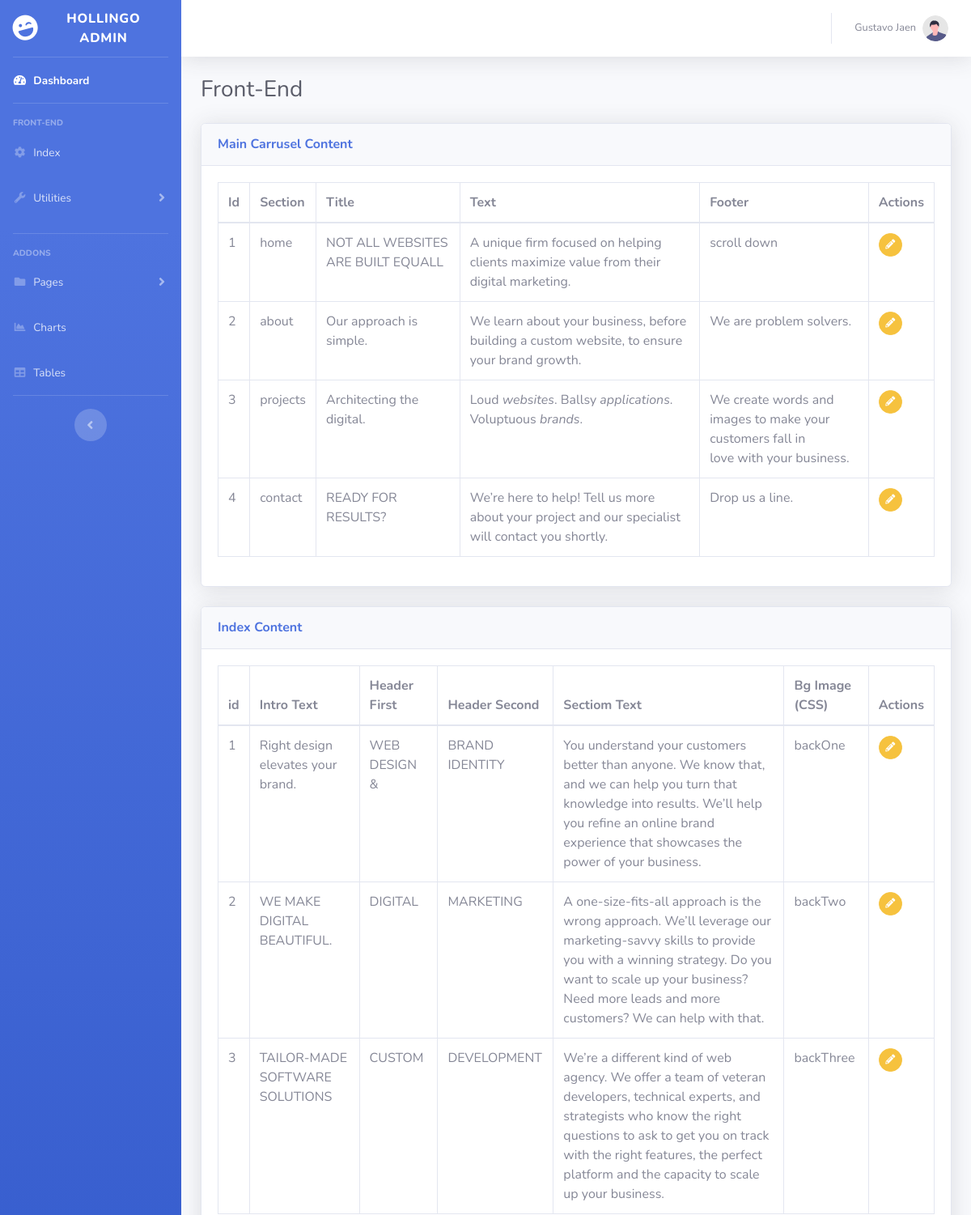
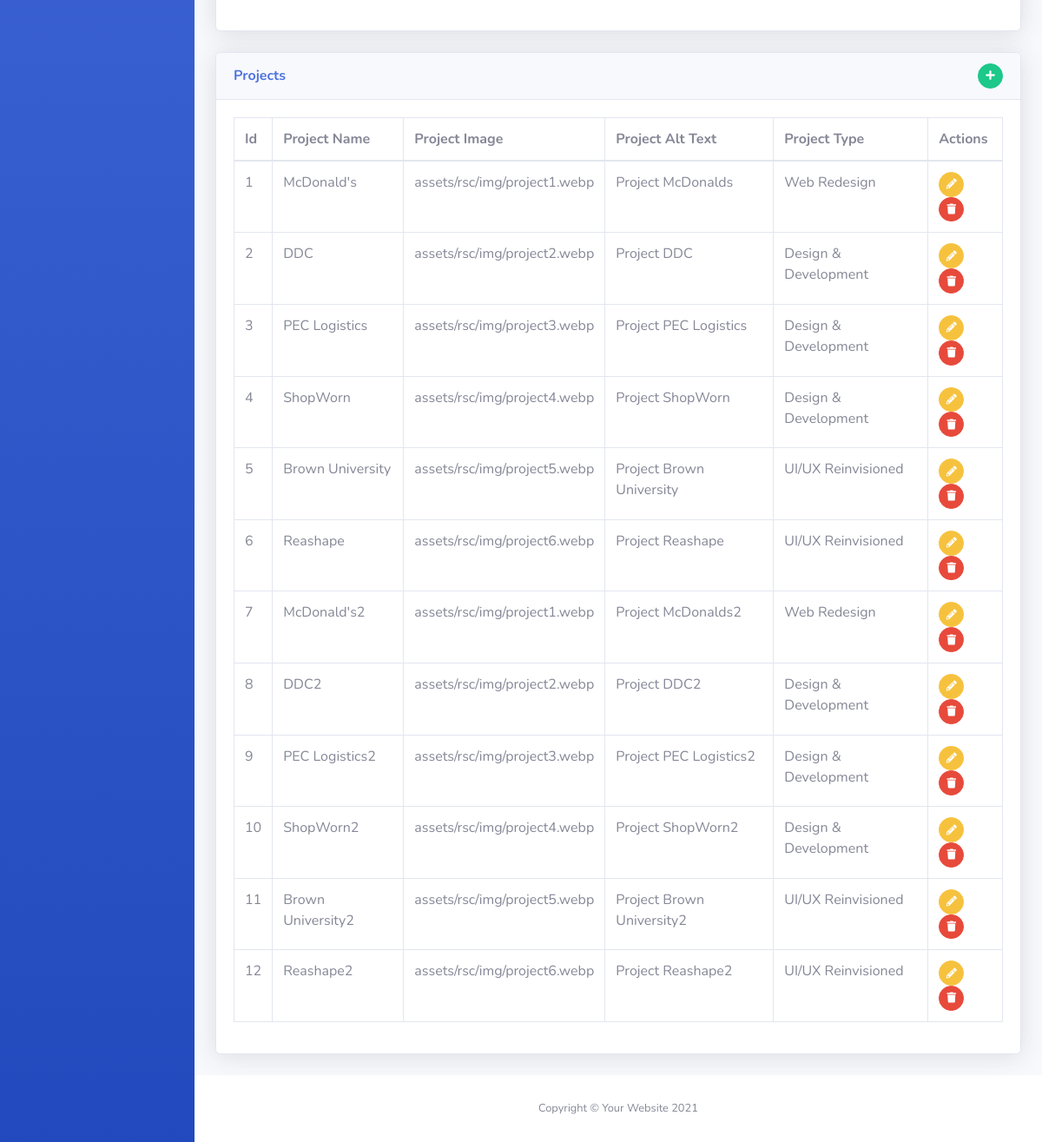
/admin/frontIndex.php (signed in), run on the app's committed database (2 pictures, top to bottom).
### tables this page shows
CREATE TABLE `inicio` (
  `id` int(11) NOT NULL,
  `seccion` text NOT NULL,
  `title` text NOT NULL,
  `texto` text NOT NULL,
  `footer` text NOT NULL,
  `imagen` text NOT NULL
);

CREATE TABLE `sectioninicio` (
  `id` int(11) NOT NULL,
  `section_id` text NOT NULL,
  `index_no` text NOT NULL,
  `index_no_attr` text NOT NULL,
  `section_text` text NOT NULL,
  `intro_first_text` text NOT NULL,
  `section_h2_first` text NOT NULL,
  `section_h2_second` text NOT NULL,
  `section_text_p` text NOT NULL,
  `intro_content_scroll` text NOT NULL,
  `bg_image` text NOT NULL
);

CREATE TABLE `projects` (
  `id` int(11) NOT NULL,
  `project_img` text NOT NULL,
  `project_alt` text NOT NULL,
  `project_type` text NOT NULL,
  `project_type_class` text NOT NULL,
  `project_name` text NOT NULL
);

### admin/frontIndex.php (the view, shortened to what this page needs)
<?php
require '../includes/conexion.php';
?>
<!DOCTYPE html>
<html lang="en">
<head>
    <link href="vendor/fontawesome-free/css/all.min.css" rel="stylesheet" type="text/css">
    <link href="css/sb-admin-2.min.css" rel="stylesheet">
</head>
<body id="page-top">
    <div id="wrapper">
        <ul class="navbar-nav bg-gradient-primary sidebar sidebar-dark accordion" id="accordionSidebar">
            <a class="sidebar-brand d-flex align-items-center justify-content-center" href="index.php">
                <div class="sidebar-brand-icon rotate-n-15">
                    <i class="fas fa-laugh-wink"></i>
                </div>
                <div class="sidebar-brand-text mx-3">Hollingo Admin</div>
            </a>
            <hr class="sidebar-divider my-0">
            <form action="" method="POST" name="menu">
            <li class="nav-item active">
                <a class="nav-link" href="index.php">
                    <i class="fas fa-fw fa-tachometer-alt"></i>
                    <span>Dashboard</span></a>
            </li>
            <hr class="sidebar-divider">
            <div class="sidebar-heading">
                Front-End
            </div>
            <li class="nav-item">
                <button class="nav-link bg-transparent border-0" type="submit" name="cmsIndex">
                    <i class="fas fa-fw fa-cog"></i>
                    <span>Index</span>
                </button>
            </li>
            <li class="nav-item">
                <a class="nav-link collapsed" href="#" data-toggle="collapse" data-target="#collapseUtilities"
                    aria-expanded="true" aria-controls="collapseUtilities">
                    <i class="fas fa-fw fa-wrench"></i>
                    <span>Utilities</span>
                </a>
            </li>
            </form>
            <hr class="sidebar-divider">
            <div class="sidebar-heading">
                Addons
            </div>
            <li class="nav-item">
                <a class="nav-link collapsed" href="#" data-toggle="collapse" data-target="#collapsePages"
                    aria-expanded="true" aria-controls="collapsePages">
                    <i class="fas fa-fw fa-folder"></i>
                    <span>Pages</span>
                </a>
            </li>
            <li class="nav-item">
                <a class="nav-link" href="charts.html">
                    <i class="fas fa-fw fa-chart-area"></i>
                    <span>Charts</span></a>
            </li>
            <li class="nav-item">
                <a class="nav-link" href="tables.html">
                    <i class="fas fa-fw fa-table"></i>
                    <span>Tables</span></a>
            </li>
            <hr class="sidebar-divider d-none d-md-block">
            <div class="text-center d-none d-md-inline">
                <button class="rounded-circle border-0" id="sidebarToggle"></button>
            </div>
        </ul>
        <div id="content-wrapper" class="d-flex flex-column">
            <div id="content">
                <nav class="navbar navbar-expand navbar-light bg-white topbar mb-4 static-top shadow">
                    <ul class="navbar-nav ml-auto">
                        <li class="nav-item dropdown no-arrow">
                            <a class="nav-link dropdown-toggle" href="#" id="userDropdown" role="button"
                                data-toggle="dropdown" aria-haspopup="true" aria-expanded="false">
                                <span class="mr-2 d-none d-lg-inline text-gray-600 small"><?php echo $_SESSION['nameUser'].' '.$_SESSION['lastUser']?></span>
                                <img class="img-profile rounded-circle"
                                    src="img/undraw_profile.svg">
                            </a>
                        </li>
                    </ul>
                </nav>
                <div class="container-fluid">
                    <div class="d-sm-flex align-items-center justify-content-between mb-4">
                        <h1 class="h3 mb-0 text-gray-800">Front-End</h1>
                    </div>
<?php
    include 'carrusel.php';
    include 'indexConent.php';
?>
<div class="card shadow mb-4">
    <div class="card-header d-flex justify-content-between align-items-center">
        <h6 class="m-0 font-weight-bold text-primary">Projects</h6>
        <a href="#collapseCardProject" class="btn btn-success btn-circle btn-sm collapsed" data-toggle="collapse" role="button" aria-expanded="false" aria-controls="collapseCardExample">
            <i class="fas fa-plus"></i>
        </a>
    </div>
    <div class="card-body">
        <div class="table-responsive">
            <table class="table table-bordered" id="dataTable" width="100%" cellspacing="0">
                <thead>
                    <tr>
                        <th>Id</th>
                        <th>Project Name</th>
                        <th>Project Image</th>
                        <th>Project Alt Text</th>
                        <th>Project Type</th>
                        <th>Actions</th>
                    </tr>
                </thead>
                <tbody>
                    <?php
                        $sqlProjects = 'SELECT * from Projects';
                        $queryProjects = mysqli_query($conectar, $sqlProjects);
                        while($rowProjects = mysqli_fetch_assoc($queryProjects)){
                            echo '
                                <tr>
                                    <td>'.$rowProjects['id'].'</td>
                                    <td>'.$rowProjects['project_name'].'</td>
                                    <td>'.$rowProjects['project_img'].'</td>
                                    <td>'.$rowProjects['project_alt'].'</td>
                                    <td>'.$rowProjects['project_type'].'</td>
                                    <td>
                                        <button type="button" class="btn btn-warning btn-circle btn-sm" data-toggle="modal" data-target="#modal'.$rowProjects['id'].'">
                                            <i class="fas fa-pencil-alt"></i>
                                        </button>
                                        <button type="button" class="btn btn-danger btn-circle btn-sm" data-toggle="modal" data-target="#modalDelete'.$rowProjects['id'].'">
                                            <i class="fas fa-trash"></i>
                                        </button>
                                    </td>
                                </tr>
                            ';
                        }
                    ?>
                    </tbody>
                </table>
            </div>
        </div>
    </div>
                </div>
            </div>
            <footer class="sticky-footer bg-white">
                <div class="container my-auto">
                    <div class="copyright text-center my-auto">
                        <span>Copyright &copy; Your Website 2021</span>
                    </div>
                </div>
            </footer>
        </div>
    </div>
</body>
</html>

### admin/carrusel.php (shortened to what this page needs)
<div class="card shadow mb-4">
    <div class="card-header py-3">
        <h6 class="m-0 font-weight-bold text-primary">Main Carrusel Content</h6>
    </div>
    <div class="card-body">
        <div class="table-responsive">
            <table class="table table-bordered" id="dataTable" width="100%" cellspacing="0">
                <thead>
                    <tr>
                        <th>Id</th>
                        <th>Section</th>
                        <th>Title</th>
                        <th>Text</th>
                        <th>Footer</th>
                        <th>Actions</th>
                    </tr>
                </thead>
                <tbody>
                <?php
                    $sqlMainCarrusel = "SELECT * from inicio";
                    $queryMainCarrusel = mysqli_query($conectar, $sqlMainCarrusel);
                    while($rowMainCarrusel = mysqli_fetch_assoc($queryMainCarrusel )){
                        echo '
                        <tr>
                            <td>'.$rowMainCarrusel['id'].'</td>
                            <td>'.$rowMainCarrusel['seccion'].'</td>
                            <td>'.$rowMainCarrusel['title'].'</td>
                            <td>'.$rowMainCarrusel['texto'].'</td>
                            <td>'.$rowMainCarrusel['footer'].'</td>
                            <td>
                                <button type="button" class="btn btn-warning btn-circle btn-sm" data-toggle="modal" data-target="#modalIndex'.$rowMainCarrusel['id'].'">
                                    <i class="fas fa-pencil-alt"></i>
                                </button>
                            </td>
                        </tr>
                        ';
                    }
                ?>
                </tbody>
            </table>
        </div>
    </div>
</div>

### admin/indexConent.php (shortened to what this page needs)
<?php
include '../includes/conexion.php';
?>
<div class="card shadow mb-4">
    <div class="card-header py-3">
        <h6 class="m-0 font-weight-bold text-primary">Index Content</h6>
    </div>
    <div class="card-body">
        <div class="table-responsive">
            <table class="table table-bordered" id="dataTable" width="100%" cellspacing="0">
                <thead>
                    <tr>
                        <th>id</th>
                        <th>Intro Text</th>
                        <th>Header First</th>
                        <th>Header Second </th>
                        <th>Sectiom Text</th>
                        <th>Bg Image (CSS)</th>
                        <th>Actions</th>
                    </tr>
                </thead>
                <tbody>
                        <?php
                            $sqlIndexEdit = "SELECT * FROM sectioninicio";
                            $queryIndexEdit = mysqli_query($conectar, $sqlIndexEdit);
                            while($rowIndexEdit = mysqli_fetch_assoc($queryIndexEdit)){
                                echo '
                                <tr>
                                <td>'.$rowIndexEdit['id'].'</td>
                                <td>'.$rowIndexEdit['intro_first_text'].'</td>
                                <td>'.$rowIndexEdit['section_h2_first'].'</td>
                                <td>'.$rowIndexEdit['section_h2_second'].'</td>
                                <td>'.$rowIndexEdit['section_text_p'].'</td>
                                <td>'.$rowIndexEdit['bg_image'].'</td>
                                <td>
                                    <button type="button" class="btn btn-warning btn-circle btn-sm" data-toggle="modal" data-target="#modalSectionIndex'.$rowIndexEdit['id'].'">
                                        <i class="fas fa-pencil-alt"></i>
                                    </button>
                                </td>
                                </tr>
                                ';
                            }
                        ?>
                </tbody>
            </table>
        </div>
    </div>
</div>

### data on the page
inicio: id "1", seccion "home", title "NOT ALL WEBSITES ARE BUILT EQUALL", texto "A unique firm focused on helping clients maximize value from their digital marketing.", footer "scroll down"
inicio: id "2", seccion "about", title "Our approach is simple.", texto "We learn about your business, before building a custom website, to ensure your brand growth.", footer "We are problem solvers."
inicio: id "3", seccion "projects", title "Architecting the digital.", texto "Loud websites . Ballsy applications . Voluptuous brands .", footer "We create words and images to make your customers fall in love with your business."
inicio: id "4", seccion "contact", title "READY FOR RESULTS?", texto "We’re here to help! Tell us more about your project and our specialist will contact you shortly.", footer "Drop us a line."
sectioninicio: id "1", intro_first_text "Right design elevates your brand.", section_h2_first "WEB DESIGN &", section_h2_second "BRAND IDENTITY", section_text_p "You understand your customers better than anyone. We know that, and we can help you turn that knowledge into results. We’ll help you refine an online brand experience that showcases the power of your business.", bg_image "backOne"
sectioninicio: id "2", intro_first_text "WE MAKE DIGITAL BEAUTIFUL.", section_h2_first "DIGITAL", section_h2_second "MARKETING", section_text_p "A one-size-fits-all approach is the wrong approach. We’ll leverage our marketing-savvy skills to provide you with a winning strategy. Do you want to scale up your business? Need more leads and more customers? We can help with that.", bg_image "backTwo"
sectioninicio: id "3", intro_first_text "TAILOR-MADE SOFTWARE SOLUTIONS", section_h2_first "CUSTOM", section_h2_second "DEVELOPMENT", section_text_p "We’re a different kind of web agency. We offer a team of veteran developers, technical experts, and strategists who know the right questions to ask to get you on track with the right features, the perfect platform and the capacity to scale up your business.", bg_image "backThree"
projects: id "1", project_name "McDonald's", project_img "assets/rsc/img/project1.webp", project_alt "Project McDonalds", project_type "Web Redesign"
projects: id "2", project_name "DDC", project_img "assets/rsc/img/project2.webp", project_alt "Project DDC", project_type "Design & Development"
projects: id "3", project_name "PEC Logistics", project_img "assets/rsc/img/project3.webp", project_alt "Project PEC Logistics", project_type "Design & Development"
projects: id "4", project_name "ShopWorn", project_img "assets/rsc/img/project4.webp", project_alt "Project ShopWorn", project_type "Design & Development"
projects: id "5", project_name "Brown University", project_img "assets/rsc/img/project5.webp", project_alt "Project Brown University", project_type "UI/UX Reinvisioned"
projects: id "6", project_name "Reashape", project_img "assets/rsc/img/project6.webp", project_alt "Project Reashape", project_type "UI/UX Reinvisioned"
projects: id "7", project_name "McDonald's2", project_img "assets/rsc/img/project1.webp", project_alt "Project McDonalds2", project_type "Web Redesign"
projects: id "8", project_name "DDC2", project_img "assets/rsc/img/project2.webp", project_alt "Project DDC2", project_type "Design & Development"
projects: id "9", project_name "PEC Logistics2", project_img "assets/rsc/img/project3.webp", project_alt "Project PEC Logistics2", project_type "Design & Development"
projects: id "10", project_name "ShopWorn2", project_img "assets/rsc/img/project4.webp", project_alt "Project ShopWorn2", project_type "Design & Development"
projects: id "11", project_name "Brown University2", project_img "assets/rsc/img/project5.webp", project_alt "Project Brown University2", project_type "UI/UX Reinvisioned"
projects: id "12", project_name "Reashape2", project_img "assets/rsc/img/project6.webp", project_alt "Project Reashape2", project_type "UI/UX Reinvisioned"

### other printed values
$_SESSION['nameUser'] "Gustavo"
$_SESSION['lastUser'] "Jaen"
